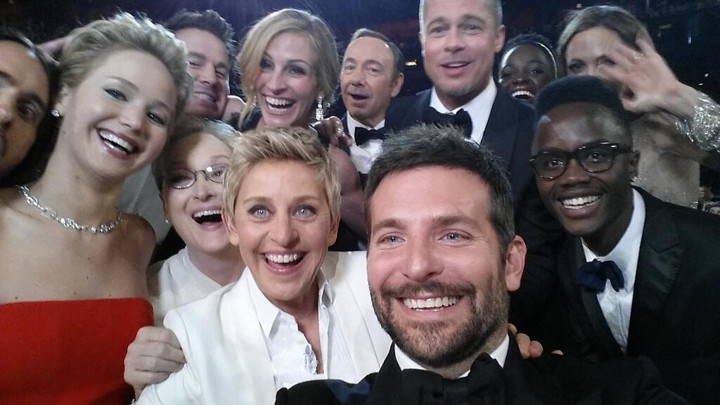
#> input picture 4.jpg, 720 x 405 px
$ python -i face_detection.py   (imports and definitions only)
#> lines starting #> are read from the running program, lines starting #| are printed output that depends on the picture
#> further down, picture is the input picture: shape (405, 720, 3); mean B, G, R 92.6, 91, 102.8
import cv2
import sys
from PIL import Image
import numpy as np
cascPath = "haarcascade_frontalface_default.xml"
faceCascade = cv2.CascadeClassifier(cascPath)
def get_face(image):
    gray = cv2.cvtColor(image, cv2.COLOR_BGR2GRAY)
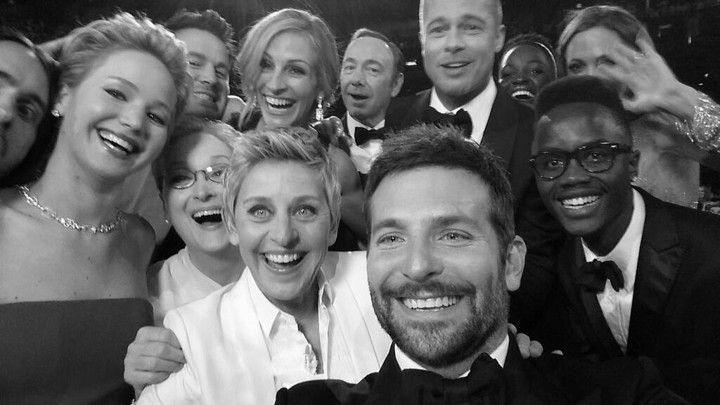
#> gray: shape (405, 720); min 0, max 255, mean 94.7
    faces = faceCascade.detectMultiScale(
        gray,
        scaleFactor=1.1,
        minNeighbors=5,
        minSize=(1,1),
        flags = cv2.CASCADE_SCALE_IMAGE)
#> faces = [[327, 40, 68, 68], [416, 1, 75, 75], [238, 36, 85, 85], [225, 166, 116, 116], [44, 52, 106, 106], [152, 131, 112, 112], [344, 168, 169, 169]]
    mx=0
    for i in faces:
        if i[2]*i[3]>mx:
            mx=i[2]*i[3]
            (x, y, w, h)=i
#> this loop made 7 passes
#> (mx, x, y, w, h) on passes 1, 2, 3, 4, 7: (4624, 327, 40, 68, 68), (5625, 416, 1, 75, 75), (7225, 238, 36, 85, 85), (13456, 225, 166, 116, 116), (28561, 344, 168, 169, 169)
#> after the loop, h = 169; mx = 28561; w = 169; x = 344; y = 168
    return np.array(Image.fromarray(image).crop((x,y,w+x,h+y)))
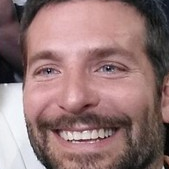
#> returned value: shape (169, 169, 3); mean of channels 0, 1, 2 117.7, 118.3, 148.3; drawn as B, G, R
def get_face_multi(image):
    gray = cv2.cvtColor(image, cv2.COLOR_BGR2GRAY)
    faces = faceCascade.detectMultiScale(
        gray,
        scaleFactor=1.1,
        minNeighbors=5,
        minSize=(1,1),
        flags = cv2.CASCADE_SCALE_IMAGE)
    images=[]
    n=0
    for i in faces:
        (x,y,w,h)=i
        img=Image.fromarray(image).crop((x,y,w+x,h+y))
        img.save('test_criminals/test_'+str(n)+'.jpg')
        images.append(np.array(img))
        n+=1

    return np.array(images)

>>> import cv2
>>> picture = cv2.imread('4.jpg')
>>> result = get_face(picture)
